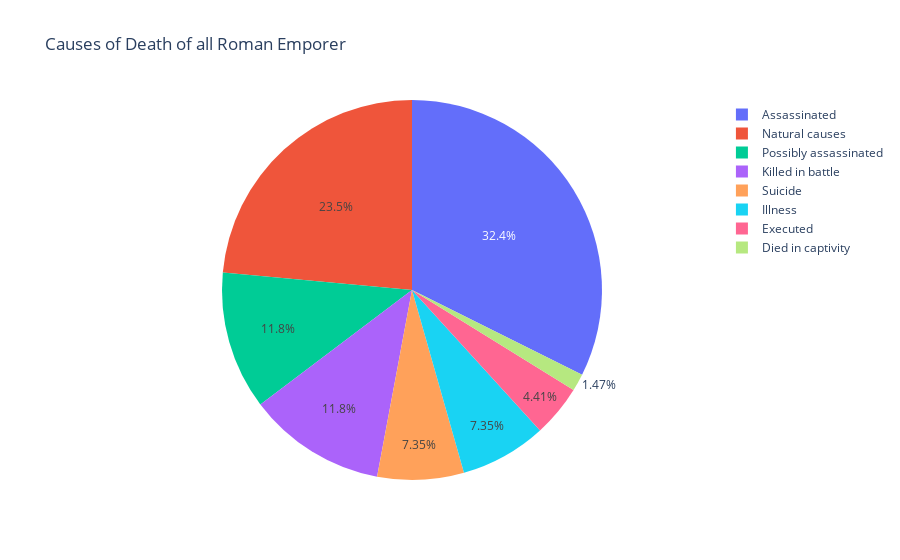

This figure's notebook cell:
### Markdown cell above
# Question 9:

### Code cell
import pandas as pd
roman_emporer = pd.read_csv("C:/Users/soura/Downloads/Data Programming BDAT1004/roman-emperor-reigns.csv")
roman_emporer.head()
from plotly.offline import iplot

pie1 = roman_emporer.Cause_of_Death
labels = roman_emporer.Cause_of_Death

fig = {  "data": [   {
      "labels": labels,
      "domain": {"x": [.4, .10]},
      "name": "",
      "hoverinfo":"label+percent+name",
      "hole": 0,
      "type": "pie"
    },],
    
    
  "layout": {
        "title":"Causes of Death of all Roman Emporer",
         
        "annotations": [
            { "font": { "size": 20},
              "showarrow": False,
                "text":"",
                "x": 0.20,
                "y": 1
            },]}}
iplot(fig)

### Figure 1 — Plotly figure (JSON) as saved in the notebook; plotly's stock layout.template omitted (floating-point values rounded to 4 significant figures)
{"data": [{"domain": {"x": [0.4, 0.1]}, "hole": 0, "hoverinfo": "label+percent+name", "labels": ["Possibly assassinated", "Possibly assassinated", "Assassinated", "Possibly assassinated", "Suicide", "Assassinated", "Suicide", "Assassinated", "Natural causes", "Illness", "Assassinated", "Natural causes", "Natural causes", "Natural causes", "Natural causes", "Illness", "Illness", "Assassinated", "Assassinated", "Executed", "Natural causes", "Assassinated", "Assassinated", "Executed", "Assassinated", "Assassinated", "Assassinated", "Suicide", "Killed in battle", "Assassinated", "Assassinated", "Possibly assassinated", "Killed in battle", "Killed in battle", "Illness", "Assassinated", "Assassinated", "Died in captivity", "Assassinated", "Illness", "Possibly assassinated", "Assassinated", "Possibly assassinated", "Assassinated", "Assassinated", "Natural causes", "Possibly assassinated", "Killed in battle", "Natural causes", "Suicide", "Natural causes", "Natural causes", "Assassinated", "Natural causes", "Killed in battle", "Suicide", "Executed", "Killed in battle", "Natural causes", "Assassinated", "Natural causes", "Killed in battle", "Natural causes", "Natural causes", "Killed in battle", "Assassinated", "Possibly assassinated", "Natural causes"], "name": "", "type": "pie"}], "layout": {"annotations": [{"font": {"size": 20}, "showarrow": false, "text": "", "x": 0.2, "y": 1}], "title": {"text": "Causes of Death of all Roman Emporer"}}}
